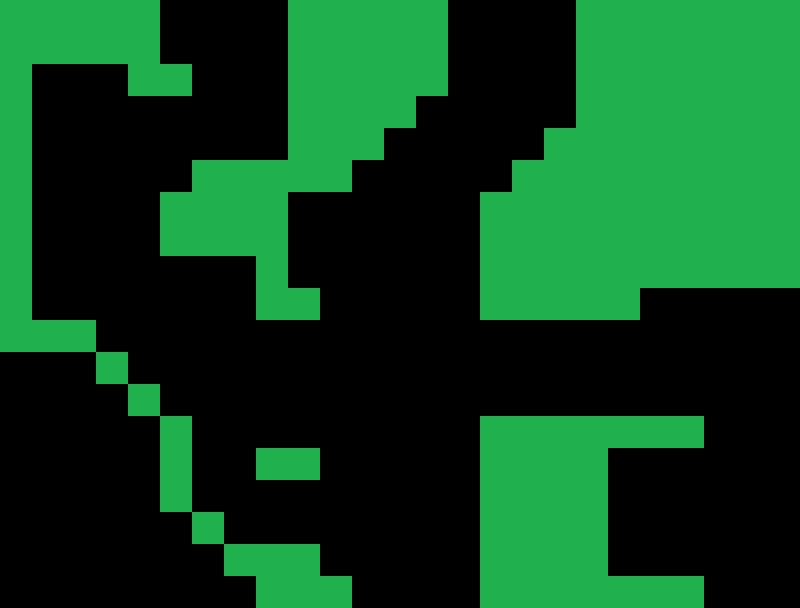

This game map was drawn from its Tiled (.tmx) file and the tilesets committed beside it. A one-line description and the full map source follow:
An orthogonal 25x19 tile map with 32x32 px tiles, 1 tile layer (Tile Layer 1), 3 tilesets.

<map version="1.10" tiledversion="1.12.2" orientation="orthogonal" renderorder="right-down" width="25" height="19" tilewidth="32" tileheight="32" infinite="0" nextlayerid="7" nextobjectid="45">
 <editorsettings>
  <export format="lua" />
 </editorsettings>
 <tileset firstgid="1" name="Floor Tiles2" tilewidth="32" tileheight="32" tilecount="162" columns="9">
  <image source="../assets/tilesets/Floor Tiles2.png" width="288" height="576" />
 </tileset>
 <tileset firstgid="163" name="Other Tiles2" tilewidth="32" tileheight="32" tilecount="63" columns="9">
  <image source="../assets/tilesets/Other Tiles2.png" width="288" height="224" />
 </tileset>
 <tileset firstgid="226" name="ground" tilewidth="32" tileheight="32" tilecount="64" columns="8">
  <image source="../assets/tilesets/ground.png" width="256" height="256" />
 </tileset>
 <layer id="1" name="Tile Layer 1" width="25" height="19">
  <data encoding="csv">
228,228,228,228,228,0,0,0,0,228,228,228,228,228,0,0,0,0,228,228,228,228,228,228,228,
228,228,228,228,228,0,0,0,0,228,228,228,228,228,0,0,0,0,228,228,228,228,228,228,228,
228,0,0,0,228,228,0,0,0,228,228,228,228,228,0,0,0,0,228,228,228,228,228,228,228,
228,0,0,0,0,0,0,0,0,228,228,228,228,0,0,0,0,0,228,228,228,228,228,228,228,
228,0,0,0,0,0,0,0,0,228,228,228,0,0,0,0,0,228,228,228,228,228,228,228,228,
228,0,0,0,0,0,228,228,228,228,228,0,0,0,0,0,228,228,228,228,228,228,228,228,228,
228,0,0,0,0,228,228,228,228,0,0,0,0,0,0,228,228,228,228,228,228,228,228,228,228,
228,0,0,0,0,228,228,228,228,0,0,0,0,0,0,228,228,228,228,228,228,228,228,228,228,
228,0,0,0,0,0,0,0,228,0,0,0,0,0,0,228,228,228,228,228,228,228,228,228,228,
228,0,0,0,0,0,0,0,228,228,0,0,0,0,0,228,228,228,228,228,0,0,0,0,0,
228,228,228,0,0,0,0,0,0,0,0,0,0,0,0,0,0,0,0,0,0,0,0,0,0,
0,0,0,228,0,0,0,0,0,0,0,0,0,0,0,0,0,0,0,0,0,0,0,0,0,
0,0,0,0,228,0,0,0,0,0,0,0,0,0,0,0,0,0,0,0,0,0,0,0,0,
0,0,0,0,0,228,0,0,0,0,0,0,0,0,0,228,228,228,228,228,228,228,0,0,0,
0,0,0,0,0,228,0,0,228,228,0,0,0,0,0,228,228,228,228,0,0,0,0,0,0,
0,0,0,0,0,228,0,0,0,0,0,0,0,0,0,228,228,228,228,0,0,0,0,0,0,
0,0,0,0,0,0,228,0,0,0,0,0,0,0,0,228,228,228,228,0,0,0,0,0,0,
0,0,0,0,0,0,0,228,228,228,0,0,0,0,0,228,228,228,228,0,0,0,0,0,0,
0,0,0,0,0,0,0,0,228,228,228,0,0,0,0,228,228,228,228,228,228,228,0,0,0
</data>
 </layer>
 <objectgroup id="3" name="Collisions" />
</map>
